Frame 1 (no input): blank canvas, image omitted
Frame 60 (the mouse pressed at the canvas centre just before this capture): blank canvas, image omitted
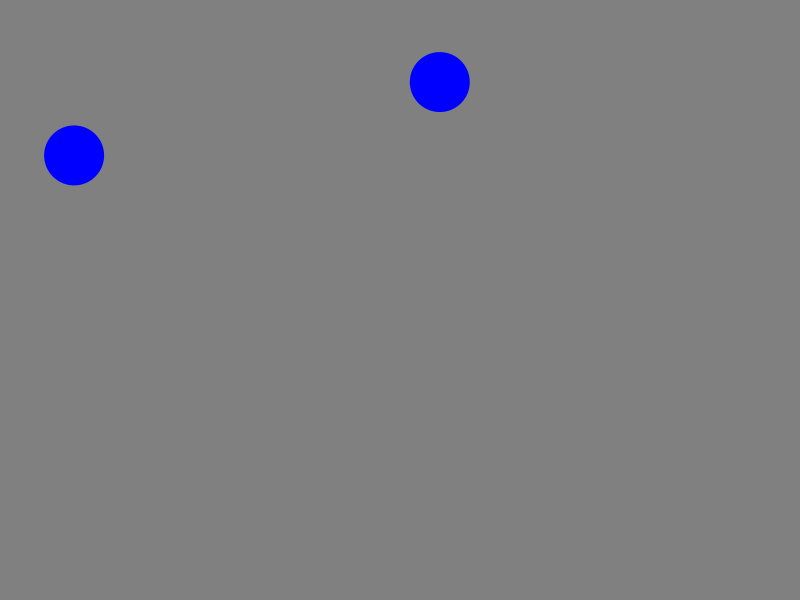
Frame 120 (the mouse held since frame 60 and released just before this capture)

The Processing sketch whose frames 1 and 60 were blank and that drew this single picture after the mouse press (run headless with seeded random() and noise(); from frame 60 on, the mouse is pressed at the canvas centre):

// Processing sketch: class_oct09
// ── class_oct09.pde
// class_oct09
// demonstrates use of loops and arrays
// by MJ
// 10/09/18
// released under MIT open source license

float dropRadius;

static final int DROPCOUNT = 5;

//static final float bucketHeight = 50;
//static final float bucketWidth = 50;

float[] dropY = new float[DROPCOUNT];
boolean dropActive[] = new boolean[DROPCOUNT]; // note: in java boolean array defaults to FALSE
float dropDelay[] = { 0, 3, 5, 7, 9 };
float dropX[] = { 30, 90, 123, 234, 500 };
float speed;

void setup() {
  
  size( 800, 600 );
  background( 128 );
  noStroke();
//  rectMode(CENTER);
  dropRadius = 30;
  speed = 3;
  
}

void draw() {
  
  background( 128 );
  fill( 0, 0, 255 );
  
  // draw drops
  for( int i=0; i<DROPCOUNT; i++ ) {
    if( dropActive[i] == true ) {
      if( dropY[i] > height ) {
         // reset
          dropY[i] = -random( 0, 600 );
          dropX[i] = random( 0, width );
       }
       dropY[i] += speed;
       ellipse( dropX[i], dropY[i], dropRadius*2, dropRadius*2 );
    }
    else {
      dropActive[i] = true;
      dropY[i] = -random(0,600);
      dropX[i] = random(0, width);
    }
  }
  
    //bucket 
//  rect( mouseX, height-(bucketHeight/2), bucketWidth, bucketHeight );
/*  if( dropY > height - bucketHeight ) {
    if( dropX > mouseX - (bucketWidth/2) &&
        dropX < mouseX + (bucketWidth/2) ) {
          println("score");
       }
   }
*/   
 
}
